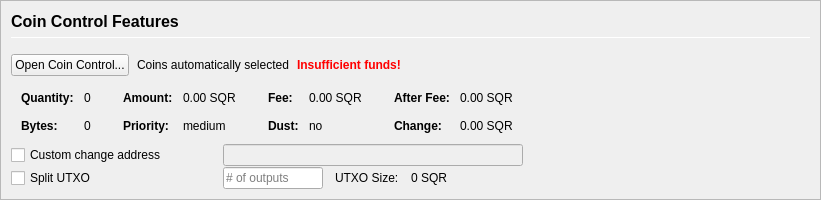
         <widget class="QFrame" name="frameCoinControl">
          <property name="sizePolicy">
           <sizepolicy hsizetype="Expanding" vsizetype="Expanding">
            <horstretch>0</horstretch>
            <verstretch>0</verstretch>
           </sizepolicy>
          </property>
          <property name="maximumSize">
           <size>
            <width>16777215</width>
            <height>16777215</height>
           </size>
          </property>
          <property name="frameShape">
           <enum>QFrame::StyledPanel</enum>
          </property>
          <property name="frameShadow">
           <enum>QFrame::Sunken</enum>
          </property>
          <layout class="QVBoxLayout" name="verticalLayoutCoinControl2">
           <property name="spacing">
            <number>0</number>
           </property>
           <property name="margin">
            <number>0</number>
           </property>
           <item>
            <widget class="QFrame" name="frameCoinControl_BG">
             <layout class="QVBoxLayout" name="verticalLayoutCoinControl" stretch="0,0,0,0,0,0">
              <property name="spacing">
               <number>1</number>
              </property>
              <property name="leftMargin">
               <number>10</number>
              </property>
              <property name="topMargin">
               <number>10</number>
              </property>
              <item>
               <layout class="QHBoxLayout" name="horizontalLayoutCoinControl1">
                <property name="bottomMargin">
                 <number>15</number>
                </property>
                <item>
                 <layout class="QVBoxLayout" name="verticalLayout_3">
                  <property name="spacing">
                   <number>6</number>
                  </property>
                  <item>
                   <widget class="QLabel" name="labelCoinControlFeatures">
                    <property name="sizePolicy">
                     <sizepolicy hsizetype="Preferred" vsizetype="Maximum">
                      <horstretch>0</horstretch>
                      <verstretch>0</verstretch>
                     </sizepolicy>
                    </property>
                    <property name="minimumSize">
                     <size>
                      <width>0</width>
                      <height>20</height>
                     </size>
                    </property>
                    <property name="font">
                     <font>
                      <pointsize>12</pointsize>
                      <weight>75</weight>
                      <bold>true</bold>
                     </font>
                    </property>
                    <property name="styleSheet">
                     <string notr="true">font-weight:bold;</string>
                    </property>
                    <property name="text">
                     <string>Coin Control Features</string>
                    </property>
                   </widget>
                  </item>
                  <item>
                   <widget class="Line" name="line">
                    <property name="minimumSize">
                     <size>
                      <width>0</width>
                      <height>1</height>
                     </size>
                    </property>
                    <property name="maximumSize">
                     <size>
                      <width>16777215</width>
                      <height>1</height>
                     </size>
                    </property>
                    <property name="orientation">
                     <enum>Qt::Horizontal</enum>
                    </property>
                   </widget>
                  </item>
                 </layout>
                </item>
               </layout>
              </item>
              <item>
               <layout class="QHBoxLayout" name="horizontalLayoutCoinControl2" stretch="0,0,0,0">
                <property name="spacing">
                 <number>8</number>
                </property>
                <property name="bottomMargin">
                 <number>10</number>
                </property>
                <item>
                 <widget class="QPushButton" name="pushButtonCoinControl">
                  <property name="styleSheet">
                   <string notr="true"/>
                  </property>
                  <property name="text">
                   <string>Open Coin Control...</string>
                  </property>
                  <property name="autoDefault">
                   <bool>false</bool>
                  </property>
                 </widget>
                </item>
                <item>
                 <widget class="QLabel" name="labelCoinControlAutomaticallySelected">
                  <property name="text">
                   <string>Coins automatically selected</string>
                  </property>
                  <property name="margin">
                   <number>5</number>
                  </property>
                 </widget>
                </item>
                <item>
                 <widget class="QLabel" name="labelCoinControlInsuffFunds">
                  <property name="font">
                   <font>
                    <weight>75</weight>
                    <bold>true</bold>
                   </font>
                  </property>
                  <property name="styleSheet">
                   <string notr="true">color:red;font-weight:bold;</string>
                  </property>
                  <property name="text">
                   <string>Insufficient funds!</string>
                  </property>
                  <property name="margin">
                   <number>5</number>
                  </property>
                 </widget>
                </item>
                <item>
                 <spacer name="horizontalSpacerCoinControl">
                  <property name="orientation">
                   <enum>Qt::Horizontal</enum>
                  </property>
                  <property name="sizeHint" stdset="0">
                   <size>
                    <width>40</width>
                    <height>1</height>
                   </size>
                  </property>
                 </spacer>
                </item>
               </layout>
              </item>
              <item>
               <widget class="QWidget" name="widgetCoinControl" native="true">
                <property name="sizePolicy">
                 <sizepolicy hsizetype="Preferred" vsizetype="Preferred">
                  <horstretch>0</horstretch>
                  <verstretch>0</verstretch>
                 </sizepolicy>
                </property>
                <property name="minimumSize">
                 <size>
                  <width>0</width>
                  <height>0</height>
                 </size>
                </property>
                <property name="styleSheet">
                 <string notr="true"/>
                </property>
                <layout class="QHBoxLayout" name="horizontalLayoutCoinControl5">
                 <property name="margin">
                  <number>0</number>
                 </property>
                 <item>
                  <layout class="QHBoxLayout" name="horizontalLayoutCoinControl3" stretch="0,0,0,1">
                   <property name="spacing">
                    <number>20</number>
                   </property>
                   <property name="topMargin">
                    <number>0</number>
                   </property>
                   <property name="bottomMargin">
                    <number>10</number>
                   </property>
                   <item>
                    <layout class="QFormLayout" name="formLayoutCoinControl1">
                     <property name="horizontalSpacing">
                      <number>10</number>
                     </property>
                     <property name="verticalSpacing">
                      <number>14</number>
                     </property>
                     <property name="leftMargin">
                      <number>10</number>
                     </property>
                     <property name="topMargin">
                      <number>4</number>
                     </property>
                     <property name="rightMargin">
                      <number>6</number>
                     </property>
                     <item row="0" column="0">
                      <widget class="QLabel" name="labelCoinControlQuantityText">
                       <property name="font">
                        <font>
                         <weight>75</weight>
                         <bold>true</bold>
                        </font>
                       </property>
                       <property name="text">
                        <string>Quantity:</string>
                       </property>
                       <property name="margin">
                        <number>0</number>
                       </property>
                      </widget>
                     </item>
                     <item row="0" column="1">
                      <widget class="QLabel" name="labelCoinControlQuantity">
                       <property name="cursor">
                        <cursorShape>IBeamCursor</cursorShape>
                       </property>
                       <property name="contextMenuPolicy">
                        <enum>Qt::ActionsContextMenu</enum>
                       </property>
                       <property name="text">
                        <string notr="true">0</string>
                       </property>
                       <property name="margin">
                        <number>0</number>
                       </property>
                       <property name="textInteractionFlags">
                        <set>Qt::LinksAccessibleByMouse|Qt::TextSelectableByKeyboard|Qt::TextSelectableByMouse</set>
                       </property>
                      </widget>
                     </item>
                     <item row="1" column="0">
                      <widget class="QLabel" name="labelCoinControlBytesText">
                       <property name="font">
                        <font>
                         <weight>75</weight>
                         <bold>true</bold>
                        </font>
                       </property>
                       <property name="text">
                        <string>Bytes:</string>
                       </property>
                      </widget>
                     </item>
                     <item row="1" column="1">
                      <widget class="QLabel" name="labelCoinControlBytes">
                       <property name="cursor">
                        <cursorShape>IBeamCursor</cursorShape>
                       </property>
                       <property name="contextMenuPolicy">
                        <enum>Qt::ActionsContextMenu</enum>
                       </property>
                       <property name="text">
                        <string notr="true">0</string>
                       </property>
                       <property name="textInteractionFlags">
                        <set>Qt::LinksAccessibleByMouse|Qt::TextSelectableByKeyboard|Qt::TextSelectableByMouse</set>
                       </property>
                      </widget>
                     </item>
                    </layout>
                   </item>
                   <item>
                    <layout class="QFormLayout" name="formLayoutCoinControl2">
                     <property name="horizontalSpacing">
                      <number>10</number>
                     </property>
                     <property name="verticalSpacing">
                      <number>14</number>
                     </property>
                     <property name="leftMargin">
                      <number>6</number>
                     </property>
                     <property name="topMargin">
                      <number>4</number>
                     </property>
                     <property name="rightMargin">
                      <number>6</number>
                     </property>
                     <item row="0" column="0">
                      <widget class="QLabel" name="labelCoinControlAmountText">
                       <property name="font">
                        <font>
                         <weight>75</weight>
                         <bold>true</bold>
                        </font>
                       </property>
                       <property name="text">
                        <string>Amount:</string>
                       </property>
                       <property name="margin">
                        <number>0</number>
                       </property>
                      </widget>
                     </item>
                     <item row="0" column="1">
                      <widget class="QLabel" name="labelCoinControlAmount">
                       <property name="cursor">
                        <cursorShape>IBeamCursor</cursorShape>
                       </property>
                       <property name="contextMenuPolicy">
                        <enum>Qt::ActionsContextMenu</enum>
                       </property>
                       <property name="text">
                        <string notr="true">0.00 SQR</string>
                       </property>
                       <property name="textInteractionFlags">
                        <set>Qt::LinksAccessibleByMouse|Qt::TextSelectableByKeyboard|Qt::TextSelectableByMouse</set>
                       </property>
                      </widget>
                     </item>
                     <item row="1" column="0">
                      <widget class="QLabel" name="labelCoinControlPriorityText">
                       <property name="font">
                        <font>
                         <weight>75</weight>
                         <bold>true</bold>
                        </font>
                       </property>
                       <property name="text">
                        <string>Priority:</string>
                       </property>
                      </widget>
                     </item>
                     <item row="1" column="1">
                      <widget class="QLabel" name="labelCoinControlPriority">
                       <property name="cursor">
                        <cursorShape>IBeamCursor</cursorShape>
                       </property>
                       <property name="contextMenuPolicy">
                        <enum>Qt::ActionsContextMenu</enum>
                       </property>
                       <property name="text">
                        <string>medium</string>
                       </property>
                       <property name="textInteractionFlags">
                        <set>Qt::LinksAccessibleByMouse|Qt::TextSelectableByKeyboard|Qt::TextSelectableByMouse</set>
                       </property>
                      </widget>
                     </item>
                    </layout>
                   </item>
                   <item>
                    <layout class="QFormLayout" name="formLayoutCoinControl3">
                     <property name="horizontalSpacing">
                      <number>10</number>
                     </property>
                     <property name="verticalSpacing">
                      <number>14</number>
                     </property>
                     <property name="leftMargin">
                      <number>6</number>
                     </property>
                     <property name="topMargin">
                      <number>4</number>
                     </property>
                     <property name="rightMargin">
                      <number>6</number>
                     </property>
                     <item row="0" column="0">
                      <widget class="QLabel" name="labelCoinControlFeeText">
                       <property name="font">
                        <font>
                         <weight>75</weight>
                         <bold>true</bold>
                        </font>
                       </property>
                       <property name="text">
                        <string>Fee:</string>
                       </property>
                       <property name="margin">
                        <number>0</number>
                       </property>
                      </widget>
                     </item>
                     <item row="0" column="1">
                      <widget class="QLabel" name="labelCoinControlFee">
                       <property name="cursor">
                        <cursorShape>IBeamCursor</cursorShape>
                       </property>
                       <property name="contextMenuPolicy">
                        <enum>Qt::ActionsContextMenu</enum>
                       </property>
                       <property name="text">
                        <string notr="true">0.00 SQR</string>
                       </property>
                       <property name="textInteractionFlags">
                        <set>Qt::LinksAccessibleByMouse|Qt::TextSelectableByKeyboard|Qt::TextSelectableByMouse</set>
                       </property>
                      </widget>
                     </item>
                     <item row="1" column="0">
                      <widget class="QLabel" name="labelCoinControlLowOutputText">
                       <property name="font">
                        <font>
                         <weight>75</weight>
                         <bold>true</bold>
                        </font>
                       </property>
                       <property name="text">
                        <string>Dust:</string>
                       </property>
                      </widget>
                     </item>
                     <item row="1" column="1">
                      <widget class="QLabel" name="labelCoinControlLowOutput">
                       <property name="cursor">
                        <cursorShape>IBeamCursor</cursorShape>
                       </property>
                       <property name="contextMenuPolicy">
                        <enum>Qt::ActionsContextMenu</enum>
                       </property>
                       <property name="text">
                        <string>no</string>
                       </property>
                       <property name="textInteractionFlags">
                        <set>Qt::LinksAccessibleByMouse|Qt::TextSelectableByKeyboard|Qt::TextSelectableByMouse</set>
                       </property>
                      </widget>
                     </item>
                    </layout>
                   </item>
                   <item>
                    <layout class="QFormLayout" name="formLayoutCoinControl4">
                     <property name="horizontalSpacing">
                      <number>10</number>
                     </property>
                     <property name="verticalSpacing">
                      <number>14</number>
                     </property>
                     <property name="leftMargin">
                      <number>6</number>
                     </property>
                     <property name="topMargin">
                      <number>4</number>
                     </property>
                     <property name="rightMargin">
                      <number>6</number>
                     </property>
                     <item row="0" column="0">
                      <widget class="QLabel" name="labelCoinControlAfterFeeText">
                       <property name="font">
                        <font>
                         <weight>75</weight>
                         <bold>true</bold>
                        </font>
                       </property>
                       <property name="text">
                        <string>After Fee:</string>
                       </property>
                       <property name="margin">
                        <number>0</number>
                       </property>
                      </widget>
                     </item>
                     <item row="0" column="1">
                      <widget class="QLabel" name="labelCoinControlAfterFee">
                       <property name="cursor">
                        <cursorShape>IBeamCursor</cursorShape>
                       </property>
                       <property name="contextMenuPolicy">
                        <enum>Qt::ActionsContextMenu</enum>
                       </property>
                       <property name="text">
                        <string notr="true">0.00 SQR</string>
                       </property>
                       <property name="textInteractionFlags">
                        <set>Qt::LinksAccessibleByMouse|Qt::TextSelectableByKeyboard|Qt::TextSelectableByMouse</set>
                       </property>
                      </widget>
                     </item>
                     <item row="1" column="0">
                      <widget class="QLabel" name="labelCoinControlChangeText">
                       <property name="font">
                        <font>
                         <weight>75</weight>
                         <bold>true</bold>
                        </font>
                       </property>
                       <property name="text">
                        <string>Change:</string>
                       </property>
                      </widget>
                     </item>
                     <item row="1" column="1">
                      <widget class="QLabel" name="labelCoinControlChange">
                       <property name="cursor">
                        <cursorShape>IBeamCursor</cursorShape>
                       </property>
                       <property name="contextMenuPolicy">
                        <enum>Qt::ActionsContextMenu</enum>
                       </property>
                       <property name="text">
                        <string notr="true">0.00 SQR</string>
                       </property>
                       <property name="textInteractionFlags">
                        <set>Qt::LinksAccessibleByMouse|Qt::TextSelectableByKeyboard|Qt::TextSelectableByMouse</set>
                       </property>
                      </widget>
                     </item>
                    </layout>
                   </item>
                  </layout>
                 </item>
                </layout>
               </widget>
              </item>
              <item>
               <layout class="QHBoxLayout" name="horizontalLayoutCoinControl4">
                <property name="spacing">
                 <number>12</number>
                </property>
                <property name="sizeConstraint">
                 <enum>QLayout::SetDefaultConstraint</enum>
                </property>
                <property name="topMargin">
                 <number>0</number>
                </property>
                <property name="rightMargin">
                 <number>0</number>
                </property>
                <item>
                 <widget class="QCheckBox" name="checkBoxCoinControlChange">
                  <property name="sizePolicy">
                   <sizepolicy hsizetype="Preferred" vsizetype="Preferred">
                    <horstretch>0</horstretch>
                    <verstretch>0</verstretch>
                   </sizepolicy>
                  </property>
                  <property name="minimumSize">
                   <size>
                    <width>200</width>
                    <height>0</height>
                   </size>
                  </property>
                  <property name="maximumSize">
                   <size>
                    <width>200</width>
                    <height>16777215</height>
                   </size>
                  </property>
                  <property name="toolTip">
                   <string>If this is activated, but the change address is empty or invalid, change will be sent to a newly generated address.</string>
                  </property>
                  <property name="text">
                   <string>Custom change address</string>
                  </property>
                 </widget>
                </item>
                <item>
                 <widget class="QValidatedLineEdit" name="lineEditCoinControlChange">
                  <property name="enabled">
                   <bool>false</bool>
                  </property>
                  <property name="sizePolicy">
                   <sizepolicy hsizetype="Preferred" vsizetype="Preferred">
                    <horstretch>0</horstretch>
                    <verstretch>0</verstretch>
                   </sizepolicy>
                  </property>
                  <property name="minimumSize">
                   <size>
                    <width>300</width>
                    <height>0</height>
                   </size>
                  </property>
                 </widget>
                </item>
                <item>
                 <widget class="QLabel" name="labelCoinControlChangeLabel">
                  <property name="sizePolicy">
                   <sizepolicy hsizetype="Preferred" vsizetype="Preferred">
                    <horstretch>0</horstretch>
                    <verstretch>0</verstretch>
                   </sizepolicy>
                  </property>
                  <property name="minimumSize">
                   <size>
                    <width>100</width>
                    <height>0</height>
                   </size>
                  </property>
                  <property name="text">
                   <string/>
                  </property>
                  <property name="margin">
                   <number>3</number>
                  </property>
                 </widget>
                </item>
               </layout>
              </item>
              <item>
               <layout class="QHBoxLayout" name="horizontalLayoutCoinControl6">
                <property name="spacing">
                 <number>12</number>
                </property>
                <property name="rightMargin">
                 <number>0</number>
                </property>
                <item>
                 <widget class="QCheckBox" name="splitBlockCheckBox">
                  <property name="sizePolicy">
                   <sizepolicy hsizetype="Preferred" vsizetype="Preferred">
                    <horstretch>0</horstretch>
                    <verstretch>0</verstretch>
                   </sizepolicy>
                  </property>
                  <property name="minimumSize">
                   <size>
                    <width>200</width>
                    <height>0</height>
                   </size>
                  </property>
                  <property name="maximumSize">
                   <size>
                    <width>200</width>
                    <height>16777215</height>
                   </size>
                  </property>
                  <property name="text">
                   <string>Split UTXO</string>
                  </property>
                 </widget>
                </item>
                <item>
                 <widget class="QLineEdit" name="splitBlockLineEdit">
                  <property name="sizePolicy">
                   <sizepolicy hsizetype="Preferred" vsizetype="Preferred">
                    <horstretch>50</horstretch>
                    <verstretch>0</verstretch>
                   </sizepolicy>
                  </property>
                  <property name="minimumSize">
                   <size>
                    <width>100</width>
                    <height>0</height>
                   </size>
                  </property>
                  <property name="maximumSize">
                   <size>
                    <width>100</width>
                    <height>16777215</height>
                   </size>
                  </property>
                  <property name="placeholderText">
                   <string># of outputs</string>
                  </property>
                 </widget>
                </item>
                <item>
                 <widget class="QLabel" name="labelBlockSizeText">
                  <property name="text">
                   <string>UTXO Size:</string>
                  </property>
                 </widget>
                </item>
                <item>
                 <widget class="QLabel" name="labelBlockSize">
                  <property name="text">
                   <string>0 SQR</string>
                  </property>
                 </widget>
                </item>
                <item>
                 <spacer name="horizontalSpacer_7">
                  <property name="orientation">
                   <enum>Qt::Horizontal</enum>
                  </property>
                  <property name="sizeHint" stdset="0">
                   <size>
                    <width>40</width>
                    <height>20</height>
                   </size>
                  </property>
                 </spacer>
                </item>
               </layout>
              </item>
              <item>
               <spacer name="verticalSpacerCoinControl">
                <property name="orientation">
                 <enum>Qt::Vertical</enum>
                </property>
                <property name="sizeHint" stdset="0">
                 <size>
                  <width>800</width>
                  <height>1</height>
                 </size>
                </property>
               </spacer>
              </item>
             </layout>
            </widget>
           </item>
          </layout>
         </widget>
